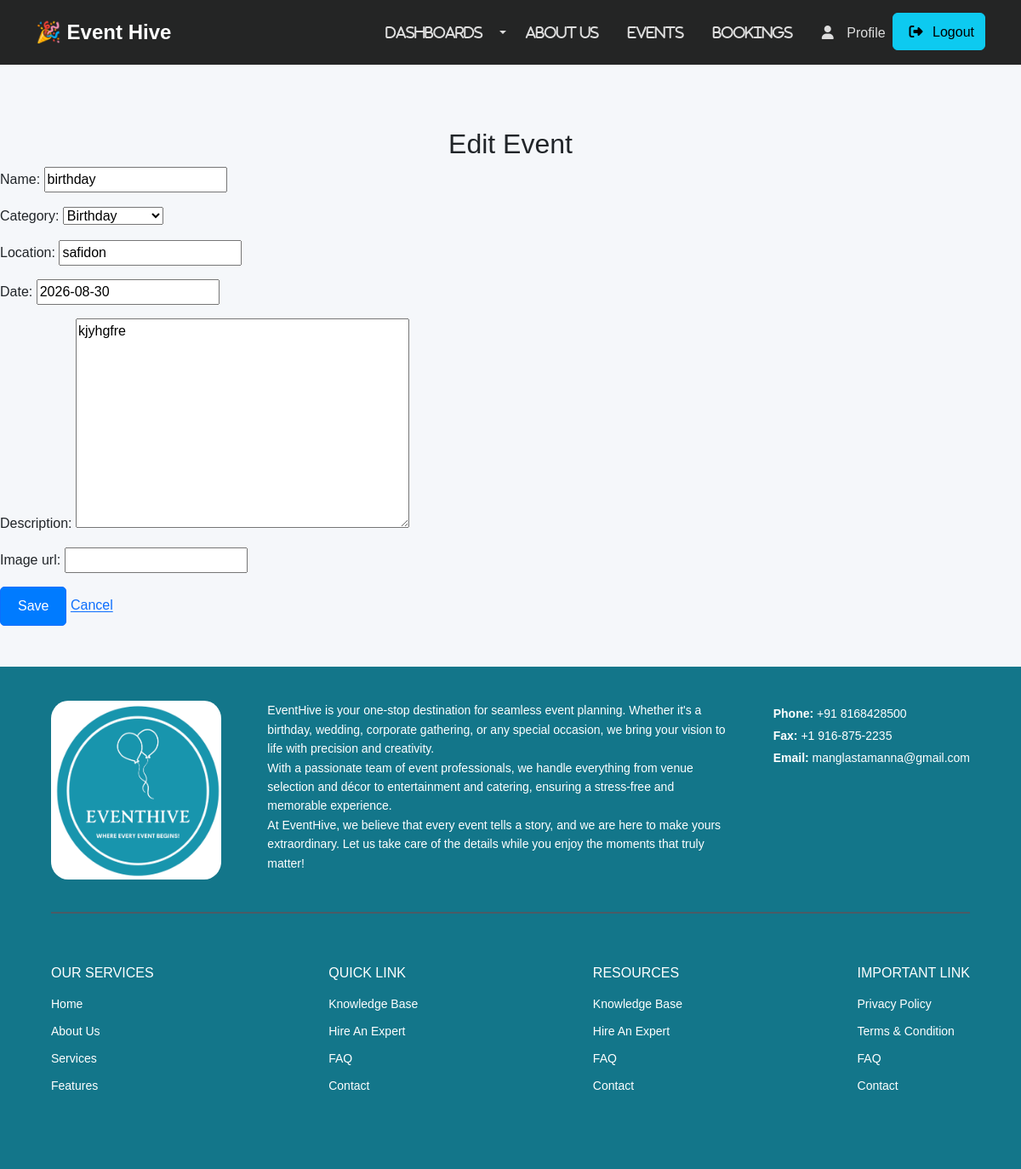
/edit/3/ (signed in), run on the app's committed database.
### events/models.py (models this page shows, shortened)
class Event(models.Model):
    name = models.CharField(max_length=100)
    CATEGORY_CHOICES = [
        ('ceremony', 'Ceremony'),
        ('birthday', 'Birthday'),
        ('anniversary', 'Anniversary'),
        ('wedding', 'Wedding'),
        ('baby-shower', 'Baby Shower'),
    ]
    category = models.CharField(max_length=50, choices=CATEGORY_CHOICES)
    location = models.CharField(max_length=100)
    date = models.DateField()
    description = models.TextField()
    image_url = models.URLField(blank=True)

### events/views.py (the view)
# urls.py: path('edit/<int:event_id>/', views.edit_event, name='edit_event'),
@login_required
def edit_event(request, event_id):
    event = get_object_or_404(Event, id=event_id)
    form = EventForm(request.POST or None, instance=event)
    if form.is_valid():
        form.save()
        return redirect('dashboard')
    return render(request, 'form.html', {'form': form, 'title': 'Edit Event'})

### events/forms.py
class EventForm(forms.ModelForm):
    class Meta:
        model = Event
        fields = '__all__'

### events/templates/form.html (shortened to what this page needs)
{% extends "base.html" %}
{% block content %}
<br>
<h2 style="text-align: center;">{{ title }}</h2>
<form method="post">
    {{ form.as_p }}
    <button type="submit" class="btn btn-primary">Save</button>
    <a href="{% url 'dashboard' %}">Cancel</a>
</form>
{% endblock %}

### static/css/style.css (style rules this page uses)
body { font-family: 'Poppins', sans-serif; background-color: #f5f7fa; overflow-x: hidden; }
.btn-primary { display: inline-block; padding: 10px 20px; background-color: #007bff; color: white; text-decoration: none; border-radius: 5px; position: relative; z-index: 10; }

### data on the page
Event: name "birthday", category "Birthday", location "safidon", date "2026-08-30", description "kjyhgfre"

### other printed values
{{ title }} "Edit Event"
